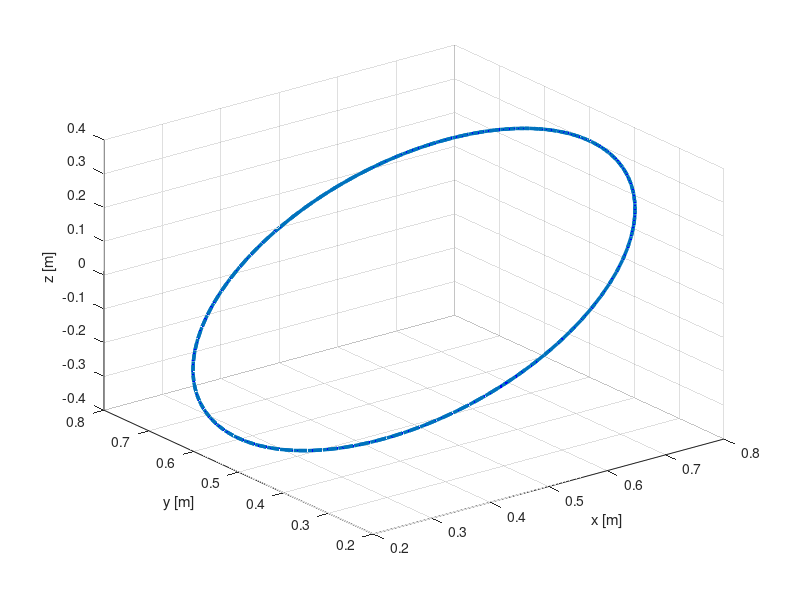

MATLAB code for this plot: (Note: this script raises an error after producing the figure.)
figure(1)
t = linspace(0, 15, 200);

% Circonferenza
x = 0.3 * sin(t) + 0.5;
y = 0.3 * cos(t) + 0.5;
z = 0.3 * sin(t);
plot3(x,y,z, 'LineWidth', 2.5);
xlabel('x')
ylabel('y')
zlabel('z')
count = length(t);
grid on

%% Definizione a punti della traiettoria
%traiettoria
points2 = [ x' y' z'];

% TRAIETTORIA FINALE POSIZIONE E ORIENTAZIONE
TrajectoryPos = zeros([count 4]);
TrajectoryPos(:,1) = t';
TrajectoryPos(:,2:4) = points2;

TrajectoryOr = zeros([count 4]);
TrajectoryOr(:,1) = t';
TrajectoryOr(:,2) = pi;
TrajectoryOr(:,3) = pi;
TrajectoryOr(:,4) = pi;

hold on, grid on,
plot3(TrajectoryPos(:,2),TrajectoryPos(:,3),TrajectoryPos(:,4),'b.')
xlabel('x [m]');
ylabel('y [m]');
zlabel('z [m]');

%posizione e rotazione EE lungo la traiettoria
PosEE = TrajectoryPos(:,2:4);
RotEE = eul2rotm(TrajectoryOr(:,2:4));

%conversione dei punti della traiettoria in cordinate omogenee
T = transl(PosEE);

for i = 1:length(PosEE)
    T(1:3,1:3,i) = RotEE(:,:,i);  
end

%ricavo le variabili di giunto desiderate attraverso la funzione ikine del
%robotic toolbox
Q_des = ur10.ikine(T);